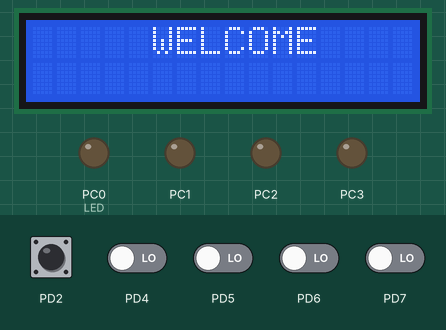
Recording of a program running on a simulated ATmega32, built with avr-gcc and emulated at 1 MHz. Parts: 16×2 character LCD, output pins drawn as LEDs (lit = HIGH). Wiring (inferred from the names in the program): character LCD (HD44780): RS PA7; E PA5; data PB0, PB1, PB2, PB3, PB4, PB5, PB6, PB7. The inputs (shaded band) are chosen by the test bench; at power-on: PD2, PD4–7 LOW. Random numbers use the default seed unless the program sets one; pins used as bus, display or sensor lines are not drawn.

Above: at 3.0 s.
7.3 s: PD2 pulsed HIGH 5 times (0.12 s each, 0.3 s apart)
At 9.3 s:
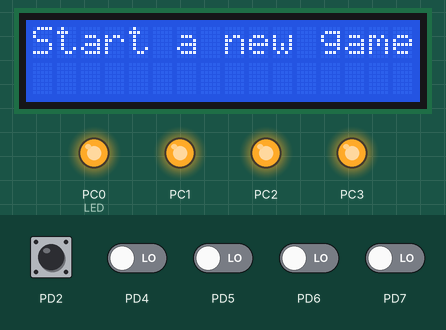
At 16.4 s:
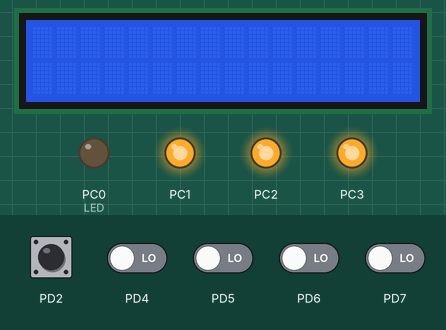
Timing chart, 0 to 19.4 s (numbered marks = the images above; inputs shaded):
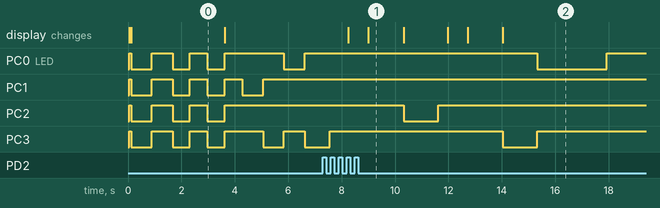

Measured:
- after the input at 7.3 s, PC0 (LED): HIGH → LOW after 8.0 s, → HIGH 2.6 s later; PC2: HIGH → LOW after 3.0 s, → HIGH 1.3 s later; the display: first changes after 0.95 s (image 1 shows a later state)
- what the display in image 1 shows lasts 1.3 s, from 9.0 s to 10.3 s

The program:

main.c
```c
/*
 * main.c
 *
 *  Created on: Oct 22, 2022
 *      Author: merna
 */

#include <avr/io.h>
#include <stdio.h>
#include <stdlib.h>
#include <avr/interrupt.h>
#include <util/delay.h>
#include "lcd.h"
#include "gpio.h"
#include "common_macros.h"
#include "interrupt.h"

float32 g_temp,g_temp2;
uint8 i=0,max=0,v=1;
uint16 time=600;

void check(void);
void loop1(void);
void setup(void);
void start(void);

int main(void)
{
	INT0_Init();              // Enable external INT0
	LCD_init();
	setup();
	start();
	loop1();
	while(1)
	{

	}
}
void setup(void)
{
	DDRD  &= (~(1<<PD2) & ~(1<<PD4) & ~(1<<PD5) & ~(1<<PD6) & ~(1<<PD7));
	DDRC  = DDRC | (1<<PC0)| (1<<PC1)| (1<<PC2)| (1<<PC3);  // Configure pin PC0 in PORTC as output pin
	PORTC = PORTC | (1<<PC0)| (1<<PC1)| (1<<PC2)| (1<<PC3); // Set Value of PIN 0 in PORTC to 1 at the beginning (LED OFF)
}
void start(void)
{
	LCD_init();
	LCD_displayStringRowColumn(0, 5, "WELCOME");
	PORTC = PORTC & ~(1<<PC0) & ~(1<<PC1) & ~(1<<PC2) & ~(1<<PC3); // Set Value of PIN  in PORTC to 0 at the beginning (LED on)
	_delay_ms(500);
	PORTC = PORTC | (1<<PC0)| (1<<PC1)| (1<<PC2)| (1<<PC3);_delay_ms(500);
	PORTC = PORTC & ~(1<<PC0) & ~(1<<PC1) & ~(1<<PC2) & ~(1<<PC3); // Set Value of PIN  in PORTC to 0 at the beginning (LED on)
	_delay_ms(500);
	PORTC = PORTC | (1<<PC0)| (1<<PC1)| (1<<PC2)| (1<<PC3);_delay_ms(500);
	PORTC = PORTC & ~(1<<PC0) & ~(1<<PC1) & ~(1<<PC2) & ~(1<<PC3); // Set Value of PIN  in PORTC to 0 at the beginning (LED on)
	_delay_ms(500);
	PORTC = PORTC | (1<<PC0)| (1<<PC1)| (1<<PC2)| (1<<PC3);
	LCD_clearScreen();
	PORTC = PORTC | (1<<PC0)| (1<<PC1)| (1<<PC2)| (1<<PC3);_delay_ms(500); // Set Value of PIN 0 in PORTC to 1 at the beginning (LED OFF)*/

}

/* External INT0 Interrupt Service Routine
 * Every time we press a button it change temp2 value to check
 * */
ISR(INT0_vect)
{
	if(PIND & (1<<PD4))
	{
		PORTC &= ~(1<<PC0);
		g_temp2+=1;

	}
	else if(PIND & (1<<PD5))
	{
		PORTC &= ~(1<<PC1);
		g_temp2/=2;
	}
	else if(PIND & (1<<PD6))
	{
		PORTC &= ~(1<<PC2);
		g_temp2-=3;
	}
	else if(PIND & (1<<PD7))
	{
		PORTC &= ~(1<<PC3);
		g_temp2*=4;
	}
	_delay_ms(250);
	PORTC = PORTC | (1<<PC0)| (1<<PC1)| (1<<PC2)| (1<<PC3); // Set Value of PIN 0 in PORTC to 1 at the beginning (LED OFF)
	check();
}
/*
 * Description :
 * Function that turn on led in a random
 * max decide after how many loops we check if it right or wrong
 * temp check if it right or wrong
 * we decrease time by 10ms every time the answer is correct
 */
void loop1() {

	for (int var = 0; var < 4; var++) {
		int ran = (rand()%5);
		if(ran == 1) {
			CLEAR_BIT(PORTC,PIN0);
			_delay_ms(time);
			SET_BIT(PORTC,PIN0);
			g_temp+=1;
			max++;
		}
		if(ran == 2) {
			CLEAR_BIT(PORTC,PIN1);
			_delay_ms(time);
			SET_BIT(PORTC,PIN1);
			g_temp/=2;
			max++;
		}
		if(ran == 3) {
			CLEAR_BIT(PORTC,PIN2);
			_delay_ms(time);
			SET_BIT(PORTC,PIN2);
			g_temp-=3;
			max++;
		}
		if(ran == 4) {
			CLEAR_BIT(PORTC,PIN3);
			_delay_ms(time);
			SET_BIT(PORTC,PIN3);
			g_temp*=4;
			max++;
		}
	}
	if(time==0)
	{
		time=600;
		LCD_displayStringRowColumn(0, 4, "CONGRATS");
		LCD_displayStringRowColumn(1, 0, "You finished OOH");
		i=0;
		_delay_ms(2000);
		start();
	}
	time-=20;
}
/*
 * Description :
 * Function that check if it right or wrong
 * temp2 change its value every time we press a button
 * when v = max we enter the loop and check if we turn on the same leds as in the function loop1
 * if yes correct and we return temp,tem2=0 to start again
 * else game over we return temp,tem2=0 to start again and we return time=1000
 */
void check(void)
{
	while(v == max) {
		max=0;
		v=0;
		if(g_temp==g_temp2)
		{
			LCD_DisplayString("correct");
			i++;
			LCD_displayStringRowColumn(1, 0, "score");
			LCD_moveCursor(1, 6);
			LCD_intgerToString(i);
			_delay_ms(750);
			LCD_clearScreen();
			g_temp=0;
			g_temp2=0;
			loop1();
		}
		else
		{
			LCD_DisplayString("game over");
			LCD_displayStringRowColumn(1, 0, "score");
			LCD_moveCursor(1, 6);
			LCD_intgerToString(i);
			i=0;
			_delay_ms(500);
			LCD_clearScreen();
			LCD_DisplayString("Start a new game");
			_delay_ms(1000);
			LCD_clearScreen();
			time=1000;
			g_temp=0;
			g_temp2=0;
			loop1();
		}
	}
	v++;
}
```

interrupt.c
```c
/*
 * interupt.c
 *
 *  Created on: Oct 28, 2022
 *      Author: merna
 */

#include "interrupt.h"

/* External INT0 enable and configuration function */
void INT0_Init(void)
{
	// Configure INT0/PD2 as input pin
	MCUCR |= (1<<ISC00) | (1<<ISC01);   // Trigger INT0 with the raising edge
	GICR  |= (1<<INT0);                 // Enable external interrupt pin INT0
	SREG  |= (1<<7);                    // Enable interrupts by setting I-bit
}
```

interrupt.h
```c
/*
 * interrupt.h
 *
 *  Created on: Oct 28, 2022
 *      Author: merna
 */

#ifndef INTERRUPT_H_
#define INTERRUPT_H_
#include <avr/interrupt.h>

void INT0_Init(void);

#endif /* INTERRUPT_H_ */
```

lcd.c
```c
/*
 * lcd.c
 *
 *  Created on: Oct 3, 2022
 *      Author: merna
 */
#include <util/delay.h>
#include "common_macros.h"
#include "gpio.h"
#include "lcd.h"

/* FUNCTION DEFINATION*/

/*Initialize the LCD*/
void LCD_init(void)
{
	GPIO_setupPinDirection(LCD_RS_PORT_ID, LCD_RS_PIN_ID,PIN_OUTPUT );
	GPIO_setupPinDirection(LCD_E_PORT_ID, LCD_E_PIN_ID,PIN_OUTPUT );
	_delay_ms(20);/*DELAY ALWAYS > 15MS*/
#if(LCD_DATA_BITS_MODE == 8)
	GPIO_setupPortDirection(LCD_DATA_PORT_ID, PORT_OUTPUT);
	LCD_SendCommand(LCD_TWO_LINES_EIGHT_BITS_MODE);
#elif(LCD_DATA_BITS_MODE == 4)
	GPIO_setupPinDirection(LCD_DATA_PORT_ID, LCD_DB4_PIN_ID , PIN_OUTPUT);
	GPIO_setupPinDirection(LCD_DATA_PORT_ID, LCD_DB5_PIN_ID , PIN_OUTPUT);
	GPIO_setupPinDirection(LCD_DATA_PORT_ID, LCD_DB6_PIN_ID , PIN_OUTPUT);
	GPIO_setupPinDirection(LCD_DATA_PORT_ID, LCD_DB7_PIN_ID , PIN_OUTPUT);
	LCD_SendCommand(LCD_TWO_LINES_FOUR_BITS_MODE_INIT1);
	LCD_SendCommand(LCD_TWO_LINES_FOUR_BITS_MODE_INIT2);
	LCD_SendCommand(LCD_TWO_LINES_FOUR_BITS_MODE);
#endif
	LCD_SendCommand(LCD_CURSOR_OFF); /* cursor off */
	LCD_SendCommand(LCD_CLEAR_COMMAND);
}

/*SEND COMMAND*/

void LCD_SendCommand(uint8 command)
{
	GPIO_writePin(LCD_RS_PORT_ID, LCD_RS_PIN_ID, LOGIC_LOW);/*RS=0*/
	_delay_ms(1);
	GPIO_writePin(LCD_E_PORT_ID, LCD_E_PIN_ID, LOGIC_HIGH);/*E=1*/
	_delay_ms(1);
#if(LCD_DATA_BITS_MODE == 8)
	GPIO_writePort(LCD_DATA_PORT_ID, command);/*WRITE COMMAND*/
	_delay_ms(1);
	GPIO_writePin(LCD_E_PORT_ID, LCD_E_PIN_ID,LOGIC_LOW);/*E=0*/
	_delay_ms(1);
#elif(LCD_DATA_BITS_MODE == 4)
	GPIO_writePin(LCD_DATA_PORT_ID, LCD_DB4_PIN_ID , GET_BIT(command,4));
	GPIO_writePin(LCD_DATA_PORT_ID, LCD_DB5_PIN_ID , GET_BIT(command,5));
	GPIO_writePin(LCD_DATA_PORT_ID, LCD_DB6_PIN_ID , GET_BIT(command,6));
	GPIO_writePin(LCD_DATA_PORT_ID, LCD_DB7_PIN_ID , GET_BIT(command,7));
	_delay_ms(1);
	GPIO_writePin(LCD_E_PORT_ID, LCD_E_PIN_ID,LOGIC_LOW);/*E=0*/
	_delay_ms(1);
	GPIO_writePin(LCD_E_PORT_ID, LCD_E_PIN_ID,LOGIC_HIGH);/*E=1*/
	_delay_ms(1);

	GPIO_writePin(LCD_DATA_PORT_ID, LCD_DB4_PIN_ID , GET_BIT(command,0));
	GPIO_writePin(LCD_DATA_PORT_ID, LCD_DB5_PIN_ID , GET_BIT(command,1));
	GPIO_writePin(LCD_DATA_PORT_ID, LCD_DB6_PIN_ID , GET_BIT(command,2));
	GPIO_writePin(LCD_DATA_PORT_ID, LCD_DB7_PIN_ID , GET_BIT(command,3));
	_delay_ms(1);

	GPIO_writePin(LCD_E_PORT_ID,LCD_E_PIN_ID,LOGIC_LOW); /*E=0*/
	_delay_ms(1);

#endif

}

/*DISPLAY*/

void LCD_DisplayChar(uint8 data)
{
	GPIO_writePin(LCD_RS_PORT_ID, LCD_RS_PIN_ID, LOGIC_HIGH);/*RS=1*/
	_delay_ms(1);
	GPIO_writePin(LCD_E_PORT_ID, LCD_E_PIN_ID, LOGIC_HIGH);/*E=1*/
	_delay_ms(1);
#if(LCD_DATA_BITS_MODE == 8)
	GPIO_writePort(LCD_DATA_PORT_ID, data);/*OUT COMMAND*/
	_delay_ms(1);
	GPIO_writePin(LCD_E_PORT_ID, LCD_E_PIN_ID,LOGIC_LOW);/*E=0*/
	_delay_ms(1);
#elif(LCD_DATA_BITS_MODE == 4)
	GPIO_writePin(LCD_DATA_PORT_ID, LCD_DB4_PIN_ID , GET_BIT(data,4));
	GPIO_writePin(LCD_DATA_PORT_ID, LCD_DB5_PIN_ID , GET_BIT(data,5));
	GPIO_writePin(LCD_DATA_PORT_ID, LCD_DB6_PIN_ID , GET_BIT(data,6));
	GPIO_writePin(LCD_DATA_PORT_ID, LCD_DB7_PIN_ID , GET_BIT(data,7));
	_delay_ms(1);
	GPIO_writePin(LCD_E_PORT_ID, LCD_E_PIN_ID,LOGIC_LOW);/*E=0*/
	_delay_ms(1);
	GPIO_writePin(LCD_E_PORT_ID, LCD_E_PIN_ID,LOGIC_HIGH);/*E=1*/
	_delay_ms(1);

	GPIO_writePin(LCD_DATA_PORT_ID, LCD_DB4_PIN_ID , GET_BIT(data,0));
	GPIO_writePin(LCD_DATA_PORT_ID, LCD_DB5_PIN_ID , GET_BIT(data,1));
	GPIO_writePin(LCD_DATA_PORT_ID, LCD_DB6_PIN_ID , GET_BIT(data,2));
	GPIO_writePin(LCD_DATA_PORT_ID, LCD_DB7_PIN_ID , GET_BIT(data,3));
	_delay_ms(1);

	GPIO_writePin(LCD_E_PORT_ID,LCD_E_PIN_ID,LOGIC_LOW); /*E=0*/
	_delay_ms(1);

#endif
}

/*DISPLAY*/

void LCD_DisplayString(const char *Str)
{
	uint8 i = 0;
	while(Str[i] != '\0')
	{
		LCD_DisplayChar(Str[i]);
		i++;
	}
}

/*WRITE IN IN SPECIFIC ROW*/

void LCD_moveCursor(uint8 row,uint8 col)
{
	uint8 lcd_memory_address;
	switch(row)
	{
	case 0:
		lcd_memory_address = col;
		break;
	case 1:
		lcd_memory_address = col+0x40;
		break;
	case 2:
		lcd_memory_address = col+0x10;
		break;
	case 3:
		lcd_memory_address = col+0x50;
		break;

	}
	LCD_SendCommand(lcd_memory_address | LCD_SET_CURSOR_LOCATION);
}

/*DISPLAY IN SPECIFIC ROW*/

void LCD_displayStringRowColumn(uint8 row,uint8 col,const char *Str)
{
	LCD_moveCursor(row,col);
	LCD_DisplayString(Str);
}

/*NUMBERS*/

void LCD_intgerToString(int data)
{
	char str[16];
	itoa(data,str,10); /* 10 for decimal */
	LCD_DisplayString(str);
}

/*CLEAR*/

void LCD_clearScreen(void)
{
	LCD_SendCommand(LCD_CLEAR_COMMAND); /* CLEAR COMMAND */
}
```

lcd.h
```c
/*
 * lcd.h
 *
 *  Created on: Oct 3, 2022
 *      Author: merna
 */

#ifndef LCD_H_
#define LCD_H_

#include "std_types.h"
/*  DEFINATION */
#define LCD_DATA_BITS_MODE 8

#if(LCD_DATA_BITS_MODE != 4) && (LCD_DATA_BITS_MODE != 8)
#error"ERROR"
#endif

/* lcd ports and pins */

#define LCD_RS_PORT_ID                 PORTA_ID
#define LCD_RS_PIN_ID                  PIN7_ID

#define LCD_E_PORT_ID                  PORTA_ID
#define LCD_E_PIN_ID                   PIN5_ID

#define LCD_RW_PORT_ID                  PORTA_ID
#define LCD_RW_PIN_ID                   PIN6_ID

#define LCD_DATA_PORT_ID               PORTB_ID

#if(LCD_DATA_BITS_MODE == 4)
#define LCD_DB4_PIN_ID                 PIN4_ID
#define LCD_DB5_PIN_ID                 PIN5_ID
#define LCD_DB6_PIN_ID                 PIN6_ID
#define LCD_DB7_PIN_ID                 PIN7_ID

#endif

/* LCD Commands */

#define LCD_CLEAR_COMMAND                    0x01
#define LCD_GO_TO_HOME                       0x02
#define LCD_TWO_LINES_EIGHT_BITS_MODE        0x38
#define LCD_TWO_LINES_FOUR_BITS_MODE         0x28
#define LCD_TWO_LINES_FOUR_BITS_MODE_INIT1   0x33
#define LCD_TWO_LINES_FOUR_BITS_MODE_INIT2   0x32
#define LCD_CURSOR_OFF                       0x0C
#define LCD_CURSOR_ON                        0x0E
#define LCD_SET_CURSOR_LOCATION              0x80

/* function prototype */
void LCD_init(void);
void LCD_SendCommand(uint8 command);
void LCD_DisplayChar(uint8 data);
void LCD_DisplayString(const char *Str);
void LCD_moveCursor(uint8 row,uint8 col);
void LCD_displayStringRowColumn(uint8 row,uint8 col,const char *Str);
void LCD_intgerToString(int data);
void LCD_clearScreen(void);

#endif /* LCD_H_ */
```

common_macros.h
```c
/*
 * common_macros.h
 *
 *  Created on: Oct 28, 2022
 *      Author: merna
 */

#ifndef COMMON_MACROS_H_
#define COMMON_MACROS_H_

/* Set a certain bit in any register */
#define SET_BIT(REG,BIT) (REG|=(1<<BIT))

/* Clear a certain bit in any register */
#define CLEAR_BIT(REG,BIT) (REG&=(~(1<<BIT)))

/* Toggle a certain bit in any register */
#define TOGGLE_BIT(REG,BIT) (REG^=(1<<BIT))

/* Rotate right the register value with specific number of rotates */
#define ROR(REG,num) ( REG= (REG>>num) | (REG<<(8-num)) )

/* Rotate left the register value with specific number of rotates */
#define ROL(REG,num) ( REG= (REG<<num) | (REG>>(8-num)) )

/* Check if a specific bit is set in any register and return true if yes */
#define BIT_IS_SET(REG,BIT) ( REG & (1<<BIT) )

/* Check if a specific bit is cleared in any register and return true if yes */
#define BIT_IS_CLEAR(REG,BIT) ( !(REG & (1<<BIT)) )

#define GET_BIT(REG,BIT) ( ( REG & (1<<BIT) ) >> BIT )


#endif /* COMMON_MACROS_H_ */
```

gpio.c
```c
/*
 * gpio.c
 *
 *  Created on: Oct 7, 2022
 *      Author: merna
 */
#include "gpio.h"
#include "common_macros.h" /* To use the macros like SET_BIT */
#include "avr/io.h" /* To use the IO Ports Registers */

/*
 * Description :
 * Setup the direction of the required pin input/output.
 * If the input port number or pin number are not correct, The function will not handle the request.
 */
void GPIO_setupPinDirection(uint8 port_num, uint8 pin_num, GPIO_PinDirectionType direction)
{
	if((port_num >= NUM_OF_PORTS)||(pin_num >= NUM_OF_PINS_PER_PORT))
	{
		/* nothing */
	}
	else
	{
		switch(port_num)
		{
		case PORTA_ID:
			if(direction == PIN_OUTPUT)
			{
				SET_BIT(DDRA,pin_num);
			}
			else
			{
				CLEAR_BIT(DDRA,pin_num);
			}
			break;
		case PORTB_ID:
			if(direction == PIN_OUTPUT)
			{
				SET_BIT(DDRB,pin_num);
			}
			else
			{
				CLEAR_BIT(DDRB,pin_num);
			}
			break;
		case PORTC_ID:
			if(direction == PIN_OUTPUT)
			{
				SET_BIT(DDRC,pin_num);
			}
			else
			{
				CLEAR_BIT(DDRC,pin_num);
			}
			break;
		case PORTD_ID:
			if(direction == PIN_OUTPUT)
			{
				SET_BIT(DDRD,pin_num);
			}
			else
			{
				CLEAR_BIT(DDRD,pin_num);
			}
			break;
		}
	}
}

/*
 * Description :
 * Write the value Logic High or Logic Low on the required pin.
 * If the input port number or pin number are not correct, The function will not handle the request.
 * If the pin is input, this function will enable/disable the internal pull-up resistor.
 */
void GPIO_writePin(uint8 port_num, uint8 pin_num, uint8 value)
{
	if((port_num >= NUM_OF_PORTS) || (pin_num >= NUM_OF_PINS_PER_PORT))
	{
		/* nothing */
	}
	else
	{
		switch(port_num)
		{
		case PORTA_ID:
			if(value == LOGIC_HIGH)
			{
				SET_BIT(PORTA,pin_num);
			}
			else
			{
				CLEAR_BIT(PORTA,pin_num);
			}
			break;
		case PORTB_ID:
			if(value == LOGIC_HIGH)
			{
				SET_BIT(PORTB,pin_num);
			}
			else
			{
				CLEAR_BIT(PORTB,pin_num);
			}
			break;
		case PORTC_ID:
			if(value == LOGIC_HIGH)
			{
				SET_BIT(PORTC,pin_num);
			}
			else
			{
				CLEAR_BIT(PORTC,pin_num);
			}
			break;
		case PORTD_ID:
			if(value == LOGIC_HIGH)
			{
				SET_BIT(PORTD,pin_num);
			}
			else
			{
				CLEAR_BIT(PORTD,pin_num);
			}
			break;
		}
	}
}

/*
 * Description :
 * Read and return the value for the required pin, it should be Logic High or Logic Low.
 * If the input port number or pin number are not correct, The function will return Logic Low.
 */
uint8 GPIO_readPin(uint8 port_num, uint8 pin_num)
{
	uint8 pin_value = LOGIC_LOW;
	if((port_num >= NUM_OF_PORTS)||(pin_num >= NUM_OF_PINS_PER_PORT))
	{
		/* nothing */
	}
	else
	{
		switch(port_num)
		{
		case PORTA_ID:
			if(BIT_IS_SET(PINA,pin_num))
			{
				pin_value = LOGIC_HIGH;
			}
			else
			{
				pin_value = LOGIC_LOW;
			}
			break;
		case PORTB_ID:
			if(BIT_IS_SET(PINB,pin_num))
			{
				pin_value = LOGIC_HIGH;
			}
			else
			{
				pin_value = LOGIC_LOW;
			}
			break;
		case PORTC_ID:
			if(BIT_IS_SET(PINC,pin_num))
			{
				pin_value = LOGIC_HIGH;
			}
			else
			{
				pin_value = LOGIC_LOW;
			}
			break;
		case PORTD_ID:
			if(BIT_IS_SET(PIND,pin_num))
			{
				pin_value = LOGIC_HIGH;
			}
			else
			{
				pin_value = LOGIC_LOW;
			}
			break;
		}
	}
	return pin_value;
}

/*
 * Description :
 * Setup the direction of the required port all pins input/output.
 * If the direction value is PORT_INPUT all pins in this port should be input pins.
 * If the direction value is PORT_OUTPUT all pins in this port should be output pins.
 * If the input port number is not correct, The function will not handle the request.
 */
void GPIO_setupPortDirection(uint8 port_num, uint8 direction)
{
	if(port_num >= NUM_OF_PORTS)
	{
		/* nothing */
	}
	else
	{
		switch(port_num)
		{
		case PORTA_ID:
			DDRA = direction;
			break;
		case PORTB_ID:
			DDRB = direction;
			break;
		case PORTC_ID:
			DDRC = direction;
			break;
		case PORTD_ID:
			DDRD = direction;
			break;
		}
	}
}
/*
 * Description :
 * Write the value on the required port.
 * If any pin in the port is output pin the value will be written.
 * If any pin in the port is input pin this will activate/deactivate the internal pull-up resistor.
 * If the input port number is not correct, The function will not handle the request.
 */
void GPIO_writePort(uint8 port_num, uint8 value)
{
	if(port_num >= NUM_OF_PORTS)
	{
		/* nothing */
	}
	else
	{
		switch(port_num)
		{
		case PORTA_ID:
			PORTA = value;
			break;
		case PORTB_ID:
			PORTB = value;
			break;
		case PORTC_ID:
			PORTC = value;
			break;
		case PORTD_ID:
			PORTD = value;
			break;
		}
	}
}

/*
 * Description :
 * Read and return the value of the required port.
 * If the input port number is not correct, The function will return ZERO value.
 */
uint8 GPIO_readPort(uint8 port_num)
{
	uint8 port_value = LOGIC_LOW;
	if(port_num >= NUM_OF_PORTS)
	{
		/* nothing */
	}
	else
	{
		switch(port_num)
		{
		case PORTA_ID:
			PINA = port_value;
			break;
		case PORTB_ID:
			PINB = port_value;
			break;
		case PORTC_ID:
			PINC = port_value;
			break;
		case PORTD_ID:
			PIND = port_value;
			break;
		}
	}
	return port_value;
}
```

std_types.h
```c
/*
 * std_types.h
 *
 *  Created on: Oct 22, 2022
 *      Author: merna
 */

#ifndef STD_TYPES_H_
#define STD_TYPES_H_
typedef unsigned char boolean;

/* Boolean Values */
#ifndef FALSE
#define FALSE       (0u)
#endif
#ifndef TRUE
#define TRUE        (1u)
#endif

#define LOGIC_HIGH        (1u)
#define LOGIC_LOW         (0u)

#define NULL_PTR    ((void*)0)

typedef unsigned char         uint8;          /*           0 .. 255              */
typedef signed char           sint8;          /*        -128 .. +127             */
typedef unsigned short        uint16;         /*           0 .. 65535            */
typedef signed short          sint16;         /*      -32768 .. +32767           */
typedef unsigned long         uint32;         /*           0 .. 4294967295       */
typedef signed long           sint32;         /* -2147483648 .. +2147483647      */
typedef unsigned long long    uint64;         /*       0 .. 18446744073709551615  */
typedef signed long long      sint64;         /* -9223372036854775808 .. 9223372036854775807 */
typedef float                 float32;
typedef double                float64;


#endif /* STD_TYPES_H_ */
```

Source omitted: gpio.h (3331 bytes)
